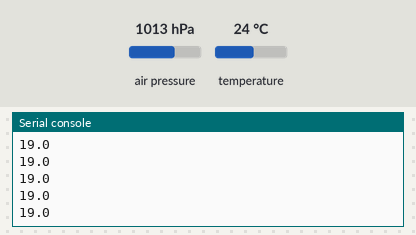
Recording of a program running on a simulated Raspberry Pi Pico running CircuitPython. Shown: the last lines printed to the serial console. The test bench sets the inputs (shaded band); at power-on: temperature 24 °C, air pressure 1013 hPa.

Above: at 1.2 s.
1.3 s: temperature set to 12 °C
At 2.0 s:
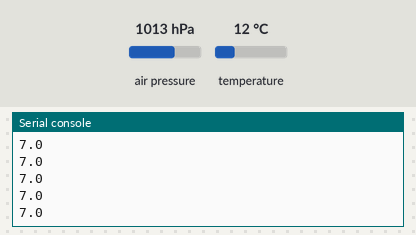
2.8 s: temperature set to 19 °C
At 3.3 s:
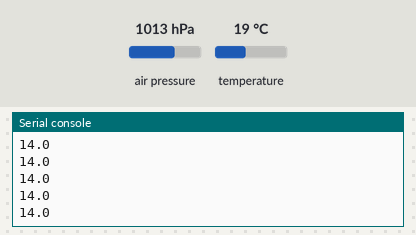
Timing chart, 0 to 5.8 s (numbered marks = the images above; inputs shaded):
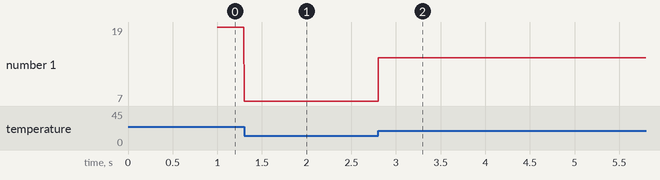

Measured:
- after the input at 1.3 s, the serial console: prints a new line at once (image 1)
- after the input at 2.8 s, the serial console: prints a new line at once (image 2)
- plotted number 1: 19 → 7 after the input at 1.3 s, 7 → 14 after the input at 2.8 s

The program:

test_bmp280.py
```python
import time
import busio
import digitalio
import board
import adafruit_bmp280


class Cansat():

    def __init__(self):
        self.temp = 0.0
        self.pressure = 0.0
        self.altitude = 0.0

    def sensor(self):
        #sensor
        i2c = busio.I2C(scl=board.GP1,sda=board.GP0)
        self.bme = adafruit_bmp280.Adafruit_BMP280_I2C(i2c,address=0x76)
        # change this to match the location's pressure (hPa) at sea level
        self.bme.sea_level_pressure = 991

    def readTemp(self):
        temperature_offset = -5
        self.temp = str(self.bme.temperature + temperature_offset) #Convert float to str

    def readAltitude(self):
         self.altitude = str(self.bme.altitude) #Convert float to str

    def readPressure(self):
          self.pressure = str(self.bme.pressure) #Convert float to str

    def getTemp(self):
        return str(self.temp)

    def getPressure(self):
        return str(self.pressure)

    def getAltitude(self):
        return str(self.altitude)


if __name__ == '__main__':
    mycansat = Cansat()
    mycansat.sensor()

    flag = True
    time.sleep(1)
    while flag:
        mycansat.readTemp()
        print(mycansat.getTemp())
        mycansat.readPressure()
        mycansat.readAltitude()
```
